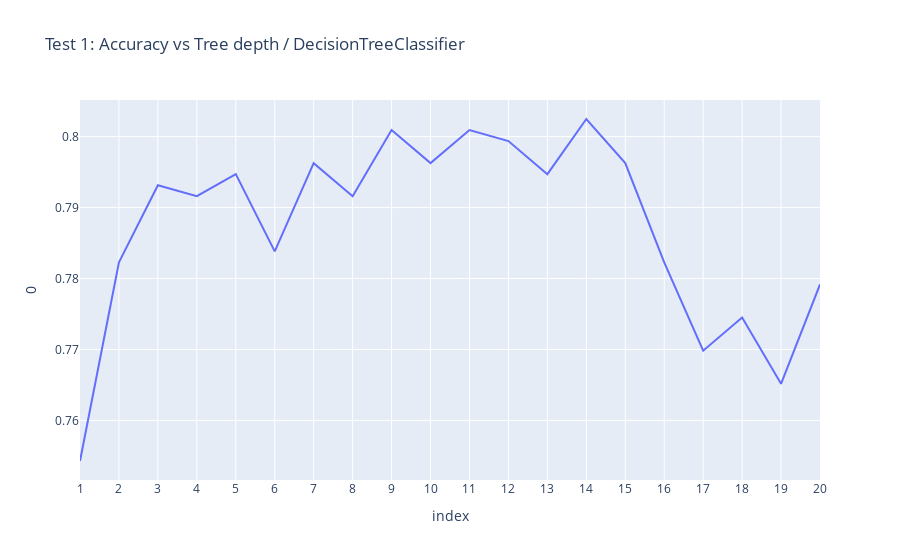

The code cell stored with this chart in its notebook:
### Markdown cell above
### Working with Decision Tree

In order to find the best depth for our DesicionTree model, let's iterate over depths bt 1 and 20 and plot the results:

### Code cell
treee_predictions = {}
for depth in range(1, 21):
    tree_model = DecisionTreeClassifier( max_depth=depth, random_state=123456)
    tree_model.fit(X_train, y_train)
    predictions_valid = tree_model.predict(X_val)
    treee_predictions.update({str(depth): accuracy_score(y_val, predictions_valid)})
    print('max_depth =', depth, ': ', end='')
    print(accuracy_score(y_val, predictions_valid))
    
tree_results = pd.DataFrame.from_dict(treee_predictions, orient='index')
fig = px.line(tree_results, x=tree_results.index, y = 0, title='Test 1: Accuracy vs Tree depth / DecisionTreeClassifier')
fig.show()

### Figure 1 — Plotly figure (JSON) as saved in the notebook; plotly's stock layout.template omitted (floating-point values rounded to 4 significant figures)
{"data": [{"hovertemplate": "index=%{x}<br>0=%{y}<extra></extra>", "legendgroup": "", "line": {"color": "#636efa", "dash": "solid"}, "marker": {"symbol": "circle"}, "mode": "lines", "name": "", "orientation": "v", "showlegend": false, "type": "scatter", "x": ["1", "2", "3", "4", "5", "6", "7", "8", "9", "10", "11", "12", "13", "14", "15", "16", "17", "18", "19", "20"], "xaxis": "x", "y": [0.7543, 0.7823, 0.7932, 0.7916, 0.7947, 0.7838, 0.7963, 0.7916, 0.8009, 0.7963, 0.8009, 0.7994, 0.7947, 0.8025, 0.7963, 0.7823, 0.7698, 0.7745, 0.7652, 0.7792], "yaxis": "y"}], "layout": {"legend": {"tracegroupgap": 0}, "title": {"text": "Test 1: Accuracy vs Tree depth / DecisionTreeClassifier"}, "xaxis": {"anchor": "y", "domain": [0, 1], "title": {"text": "index"}}, "yaxis": {"anchor": "x", "domain": [0, 1], "title": {"text": "0"}}}}
